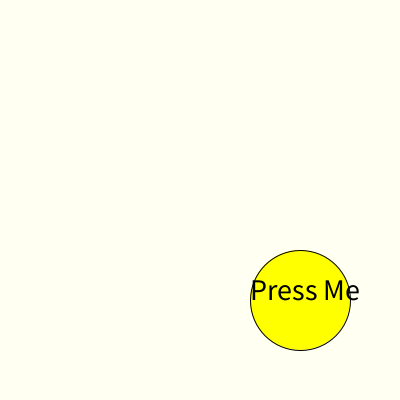
Frame 1 (no input)
Frame 60 (the mouse pressed at the canvas centre just before this capture): identical to frame 1, image omitted
Frame 120 (the mouse held since frame 60 and released just before this capture): identical to frame 1, image omitted

The Processing sketch that drew this single still picture (run headless with seeded random() and noise(); from frame 60 on, the mouse is pressed at the canvas centre):

// Processing sketch: week17_random
// ── week17_random.pde
void setup(){
  size(400,400);
}
void draw(){
  background(#FFFFF2);
  if(dist(mouseX,mouseY,300,300)<50) fill(0,255,0);
  else fill(255,255,0);
  ellipse(300,300, 100,100);
  
  fill(0);
  textSize(30);
  text("Press Me", 300-50,300);
 }
  
